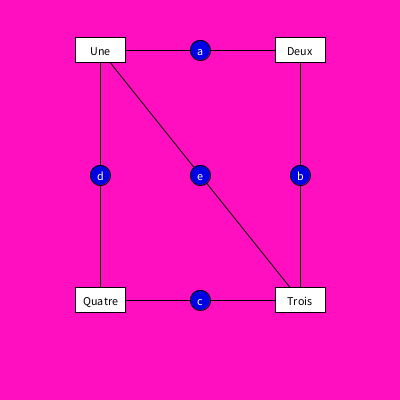
Frame 1 (no input)
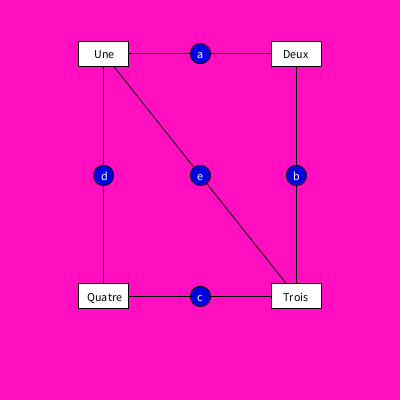
Frame 60 (the mouse pressed at the canvas centre just before this capture)
Frame 120 (the mouse held since frame 60 and released just before this capture): identical to frame 60, image omitted

The Processing sketch that drew these frames (run headless with seeded random() and noise(); from frame 60 on, the mouse is pressed at the canvas centre):

// Processing sketch: exo2
// ── exo2.pde
float i=0;

void setup() {
  size(400, 400);
  frameRate(60);
}

void draw() {
  background(256, 15, 192);
  dessinerLigne(100+i, 50+i, 300-i, 50+i, "a");
  dessinerLigne(300-i, 50+i, 300-i, 300-i, "b");
  dessinerLigne(300-i, 300-i, 100+i, 300-i, "c");
  dessinerLigne(100+i, 300-i, 100+i, 50+i, "d");
  dessinerLigne(100+i, 50+i, 300-i, 300-i, "e");
  dessinerBoite(100+i, 50+i, "Une");
  dessinerBoite(300-i, 50+i, "Deux");
  dessinerBoite(300-i, 300-i, "Trois");
  dessinerBoite(100+i, 300-i, "Quatre");
  i=80*sin(0.05);

}

void dessinerLigne(float xa, float ya, float xb, float yb, String texte) {
  textAlign(CENTER, CENTER);
  float xm = (xa+xb)/2;
  float ym = (ya+yb)/2;
  fill(0, 0, 0);
  line(xa, ya, xb, yb);
  fill(0, 0, 230);
  ellipse(xm, ym, 20, 20);
  fill(255, 255, 255);
  text(texte, xm, ym);
}

void dessinerBoite(float x, float y, String texte) {
  rectMode(CENTER);
  textAlign(CENTER, CENTER);
  
  fill(255, 255, 255);
  rect(x, y, 50, 25);
  fill(0, 0, 0);
  text(texte, x, y);
}
